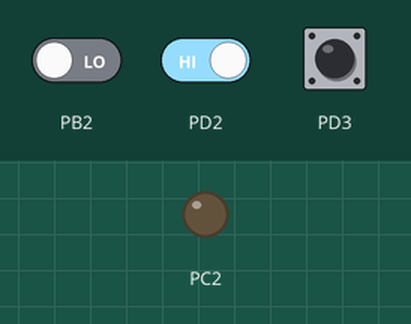
Recording of a program running on a simulated ATmega32, built with avr-gcc and emulated at 16 MHz. Shown: output pins drawn as LEDs (lit = HIGH). The test bench sets the inputs (shaded band); at power-on: PB2 LOW, PD2 HIGH, PD3 HIGH.

Above: at 1.2 s.
1.3 s: PB2 driven HIGH
At 2.5 s:
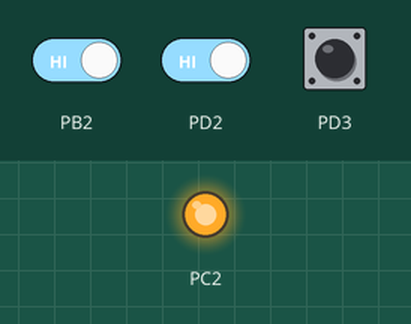
2.8 s: PD2 driven LOW
At 3.9 s:
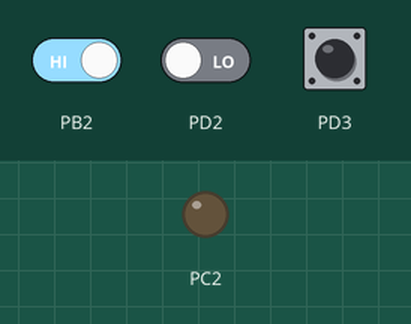
4.3 s: PD2 driven HIGH
At 5.0 s:
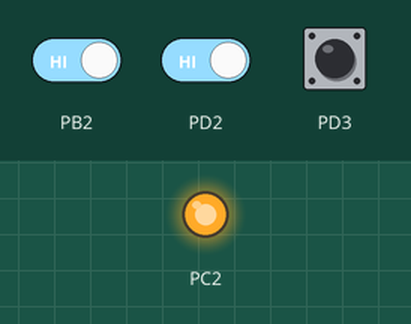
Timing chart, 0 to 7.3 s (numbered marks = the images above; inputs shaded):
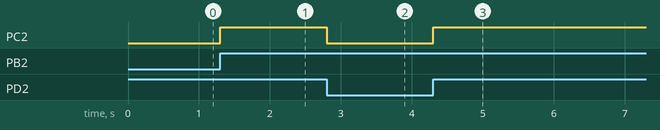

The program:

main.c
```c
/*
 * Interrupt.c
 *
 * Created: 4/21/2021 11:32:04 PM
 * Author : Rateb
 */
#define F_CPU 16000000UL
#include "EXT_INT.h"
#include "LED.h"
#include "avr/interrupt.h"
#include <util/delay.h>

int main(void)
{
	LED0_Init();

   EXT_INT0_Init();
   EXT_INT1_Init();
   EXT_INT2_Init();

    while (1)
    {
    }
}
ISR(INT0_vect)
{
	LED0_Toggle();

}
ISR(INT1_vect)
{
	LED0_Toggle();

}
ISR(INT2_vect)
{
	LED0_Toggle();

}
```

EXT_INT.c
```c
/*
 * EXT_INT.c
 *
 * Created: 4/21/2021 11:40:45 PM
 *  Author: Rateb
 */
#include "EXT_INT.h"

void SET_GLOBAL_INT(void)
{
	#if    GLOBAL_INTERRUPT == GLOBAL_INTERRUPT_ENABLE

	SET_BIT(SREG,7);

	#elif  GLOBAL_INTERRUPT == GLOBAL_INTERRUPT_DISABLE

	CLR_BIT(SREG,7);
	#endif
}

void EXT_INT0_Init(void)
{    /*enable global INT*/
	SET_GLOBAL_INT();
	/* enable EXT_INT0*/
	SET_BIT(GICR,6);

	/*select trigger*/
	#if     EXT_INT0_TRIGGER == TRIGGER_RISING
	   SET_BIT(MCUCR,0);
	   SET_BIT(MCUCR,1);

	#elif   EXT_INT0_TRIGGER == TRIGGER_FALLING
	  CLR_BIT(MCUCR,0);
	  SET_BIT(MCUCR,1);

	#elif   EXT_INT0_TRIGGER == TRIGGER_ANY_LOGICAL_CHANGE
	   SET_BIT(MCUCR,0);
	   CLR_BIT(MCUCR,1);

	#elif   EXT_INT0_TRIGGER == TRIGGER_LOW_LEVEL
	   CLR_BIT(MCUCR,0);
	   CLR_BIT(MCUCR,1);

	#endif

}

void EXT_INT1_Init(void)
{ /*enable global INT*/
	SET_GLOBAL_INT();
	/* enable EXT_INT1*/
	SET_BIT(GICR,7);

	/*select trigger*/
	#if     EXT_INT1_TRIGGER == TRIGGER_RISING
	SET_BIT(MCUCR,2);
	SET_BIT(MCUCR,3);

	#elif   EXT_INT1_TRIGGER == TRIGGER_FALLING
	CLR_BIT(MCUCR,2);
	SET_BIT(MCUCR,3);

	#elif   EXT_INT1_TRIGGER == TRIGGER_ANY_LOGICAL_CHANGE
	SET_BIT(MCUCR,2);
	CLR_BIT(MCUCR,3);

	#elif   EXT_INT1_TRIGGER == TRIGGER_LOW_LEVEL
	CLR_BIT(MCUCR,2);
	CLR_BIT(MCUCR,3);

	#endif


}
/* Your assignment*/
void EXT_INT2_Init(void)
{/*enable global INT*/
	SET_GLOBAL_INT();
	/* enable EXT_INT2*/
	SET_BIT(GICR,5);

	/*select trigger*/
	#if     EXT_INT2_TRIGGER == TRIGGER_RISING
	SET_BIT(MCUCSR,6);

	#elif   EXT_INT2_TRIGGER == TRIGGER_FALLING
	CLR_BIT(MCUCSR,6);


	#endif


}
```

EXT_INT.h
```c
/*
 * EXT_INT.h
 *
 * Created: 4/21/2021 11:41:18 PM
 *  Author: Rateb
 */


#ifndef EXT_INT_H_
#define EXT_INT_H_
#include "EXT_INT_CFG.h"
#include "MCU.h"
#include "BIT_Math.h"
#include "STD.h"

#define GLOBAL_INTERRUPT_ENABLE   0
#define GLOBAL_INTERRUPT_DISABLE  1

#define TRIGGER_RISING             0
#define TRIGGER_FALLING            1
#define TRIGGER_ANY_LOGICAL_CHANGE 2
#define TRIGGER_LOW_LEVEL          3

void SET_GLOBAL_INT(void);

void EXT_INT0_Init(void);

void EXT_INT1_Init(void);

void EXT_INT2_Init(void);

#endif /* EXT_INT_H_ */
```

LED.c
```c
/*
 * LED.c
 *
 * Created: 4/12/2021 8:36:19 PM
 *  Author: Rateb
 */
#include "LED.h"

void LED0_Init(void)
{
	DIO_SetPinDir(DIO_PORTC,DIO_PIN2,DIO_PIN_OUTPUT);
}
void LED0_ON(void)
{
	DIO_SetPinVal(DIO_PORTC,DIO_PIN2,DIO_PIN_HIGH);
}
void LED0_OFF(void)
{
	DIO_SetPinVal(DIO_PORTC,DIO_PIN2,DIO_PIN_LOW);
}
void LED0_Toggle(void)
{
	DIO_TogglePin(DIO_PORTC,DIO_PIN2);
}
```

LED.h
```c
/*
 * LED.h
 *
 * Created: 4/12/2021 8:36:40 PM
 *  Author: Rateb
 */
#ifndef LED_H_
#define LED_H_

#include "DIO.h"

void LED0_Init(void);
void LED0_ON(void);
void LED0_OFF(void);
void LED0_Toggle(void);

#endif
```

MCU.h
```c
/*
 * MCU.h
 *
 * Created: 4/10/2021 12:28:50 PM
 *  Author: Rateb
 */


#ifndef MCU_H_
#define MCU_H_
#define DDRC (*(volatile char*)(0x34))
#define PORTC (*(volatile char*)(0x35))
#define PINC (*(volatile char*)(0x33))

#define DDRA (*(volatile char*)(0x3A))
#define PORTA (*(volatile char*)(0x3B))
#define PINA (*(volatile char*)(0x39))

#define DDRB (*(volatile char*)(0x37))
#define PORTB (*(volatile char*)(0x38))
#define PINB (*(volatile char*)(0x36))

#define DDRD (*(volatile char*)(0x31))
#define PORTD (*(volatile char*)(0x32))
#define PIND (*(volatile char*)(0x30))

/*****************EXT INT***********/
#define SREG (*(volatile uint8*)(0x5F))
#define GICR (*(volatile uint8*)(0x5B))
#define GIFR (*(volatile uint8*)(0x5A))
#define MCUCR (*(volatile uint8*)(0x55))
#define MCUCSR (*(volatile uint8*)(0x54))


#endif /* MCU_H_ */
```

STD.h
```c
/*

 * STD.h

 *

 *  Created on: Jul 3, 2020

 *      Author: Ali

 */


#ifndef STD_H_

#define STD_H_


typedef unsigned char  uint8;

typedef signed char    sint8;

typedef unsigned short uint16;

typedef signed short   sint16;

typedef unsigned long  uint32;

typedef signed long    sint32;

typedef float          float32;

typedef double         float64;


#endif /* STD_H_ */
```

EXT_INT_CFG.h
```c
/*
 * EXT_INT_CFG.h
 *
 * Created: 4/21/2021 11:41:47 PM
 *  Author: Rateb
 */


#ifndef EXT_INT_CFG_H_
#define EXT_INT_CFG_H_

#define GLOBAL_INTERRUPT    GLOBAL_INTERRUPT_ENABLE
#define EXT_INT0_TRIGGER    TRIGGER_ANY_LOGICAL_CHANGE
#define EXT_INT1_TRIGGER    TRIGGER_FALLING
#define EXT_INT2_TRIGGER    TRIGGER_RISING


#endif /* EXT_INT_CFG_H_ */
```

BIT_Math.h
```c
#ifndef BIT_MATH_H_

#define BIT_MATH_H_


#define SET_BIT(REG,BIT)  (REG |= (1<<BIT))

#define CLR_BIT(REG,BIT)  (REG &=~ (1<<BIT))

#define Toggle_BIT(REG,BIT) (REG ^= (1<<BIT))

#define GET_BIT(REG,BIT)  ((REG >> BIT) & (0X01))


#endif /* BIT_MATH_H_ */
```

DIO.c
```c
/*
 * DIO.c
 *
 * Created: 4/12/2021 10:23:17 PM
 *  Author: Rateb
 */
#include "DIO.h"

void DIO_SetPortDir(uint8 Port,uint8 dir)
{
	switch(Port)
	{
		case DIO_PORTA:
		DDRA=dir;
		break;

		case DIO_PORTB:
		DDRB=dir;
		break;

		case DIO_PORTC:
		DDRC=dir;
		break;

		case DIO_PORTD:
		DDRD=dir;
		break;

		default:

		break;
	}
}
void DIO_SetPinDir(uint8 Port,uint8 pin ,uint8 dir)
{
	switch (dir)
	{   case DIO_PIN_OUTPUT:
		switch(Port)
		{
			case DIO_PORTA:
			SET_BIT(DDRA,pin);
			break;

			case DIO_PORTB:
			SET_BIT(DDRB,pin);
			break;

			case DIO_PORTC:
			SET_BIT(DDRC,pin);
			break;

			case DIO_PORTD:
			SET_BIT(DDRD,pin);
			break;

			default:

			break;
		}
		break;


	case DIO_PIN_INPUT:
	switch(Port)
	{
		case DIO_PORTA:
		CLR_BIT(DDRA,pin);
		break;

		case DIO_PORTB:
		CLR_BIT(DDRB,pin);
		break;

		case DIO_PORTC:
		CLR_BIT(DDRC,pin);
		break;

		case DIO_PORTD:
		CLR_BIT(DDRD,pin);
		break;

		default:

		break;
	}
	break;
}
	}

void DIO_SetPortVal(uint8 Port, uint8 val)
{
	switch(Port)
	{
		case DIO_PORTA:
		PORTA= val  ;
		break;

		case DIO_PORTB:
		PORTB= val   ;
		break;

		case DIO_PORTC:
		PORTC=val ;
		break;

		case DIO_PORTD:
		PORTD=val  ;
		break;

		default:

		break;
	}

}
void DIO_SetPinVal(uint8 Port, uint8 pin , uint8 val)
{
	switch (val)
	{   case DIO_PIN_HIGH:
		switch(Port)
		{
			case DIO_PORTA:
			SET_BIT(PORTA,pin);
			break;

			case DIO_PORTB:
			SET_BIT(PORTB,pin);
			break;

			case DIO_PORTC:
			SET_BIT(PORTC,pin);
			break;

			case DIO_PORTD:
			SET_BIT(PORTD,pin);
			break;

			default:

			break;
		}
		break;


		case DIO_PIN_LOW:
		switch(Port)
		{
			case DIO_PORTA:
			CLR_BIT(PORTA,pin);
			break;

			case DIO_PORTB:
			CLR_BIT(PORTB,pin);
			break;

			case DIO_PORTC:
			CLR_BIT(PORTC,pin);
			break;

			case DIO_PORTD:
			CLR_BIT(PORTD,pin);
			break;

			default:

			break;
		}
		break;
	}

}

uint8 DIO_GetPortVal(uint8 Port)
{   uint8 val=0;
	switch(Port)
	{
		case DIO_PORTA:
		val=PINA ;
		break;

		case DIO_PORTB:
		val=PINB;
		break;

		case DIO_PORTC:
		val=PINC;
		break;

		case DIO_PORTD:
		val=PIND;
		break;

		default:

		break;
	}
return val;
}
uint8 DIO_GetPinVal(uint8 Port , uint8 Pin)
{   uint8 val=0;
	switch(Port)
	{
		case DIO_PORTA:
		val= GET_BIT(PINA,Pin);

		break;
		case DIO_PORTB:
		val= GET_BIT(PINB,Pin);

		break;
		case DIO_PORTC:
		val= GET_BIT(PINC,Pin);

		break;
		case DIO_PORTD:
		val= GET_BIT(PIND,Pin);

		break;
	}
	return val;
}
void DIO_TogglePort(uint8 Port)
{
	switch(Port)
	{
		case DIO_PORTA:
		PORTA ^= 0xff  ;
		break;

		case DIO_PORTB:
		PORTB ^= 0xff   ;
		break;

		case DIO_PORTC:
		PORTC ^=0xff;
		break;

		case DIO_PORTD:
		PORTD ^=0xff ;
		break;

		default:

		break;
	}

}
void DIO_TogglePin(Port,pin)
{
	switch(Port)
	{
		case DIO_PORTA:
		Toggle_BIT(PORTA,pin);
		break;

		case DIO_PORTB:
		Toggle_BIT(PORTB,pin);
		break;

		case DIO_PORTC:
		Toggle_BIT(PORTC,pin);
		break;

		case DIO_PORTD:
		Toggle_BIT(PORTD,pin);
		break;

		default:

		break;
	}
}
```

DIO.h
```c
/*
 * DIO.h
 *
 * Created: 4/12/2021 10:23:45 PM
 *  Author: Rateb
 */


#ifndef DIO_H_
#define DIO_H_
#include "MCU.h"
#include "std.h"
#include "BIT_Math.h"


#define DIO_PORTA   0
#define DIO_PORTB   1
#define DIO_PORTC   2
#define DIO_PORTD   3

#define DIO_PIN0    0
#define DIO_PIN1    1
#define DIO_PIN2    2
#define DIO_PIN3    3
#define DIO_PIN4    4
#define DIO_PIN5    5
#define DIO_PIN6    6
#define DIO_PIN7    7

#define DIO_PIN_INPUT  0
#define DIO_PIN_OUTPUT 1

#define DIO_PORT_INPUT 0
#define DIO_PORT_OUTPUT 1

#define DIO_PIN_LOW   0
#define DIO_PIN_HIGH  1

#define DIO_PORT_LOW  0x00
#define DIO_PORT_HIGH 0xFF


void DIO_SetPortDir(uint8 Port,uint8 dir);
void DIO_SetPinDir(uint8 Port,uint8 pin ,uint8 dir);

void DIO_SetPortVal(uint8 Port, uint8 val);
void DIO_SetPinVal(uint8 Port, uint8 pin , uint8 val);

uint8 DIO_GetPortVal(uint8 Port);
uint8 DIO_GetPinVal(uint8 Port , uint8 pin);

void DIO_TogglePort(uint8 Port);
void DIO_TogglePin(Port,pin);

#endif /* DIO_H_ */
```

Measured:
- after the input at 1.3 s, PC2: LOW → HIGH at once
- after the input at 2.8 s, PC2: HIGH → LOW at once
- after the input at 4.3 s, PC2: LOW → HIGH at once
